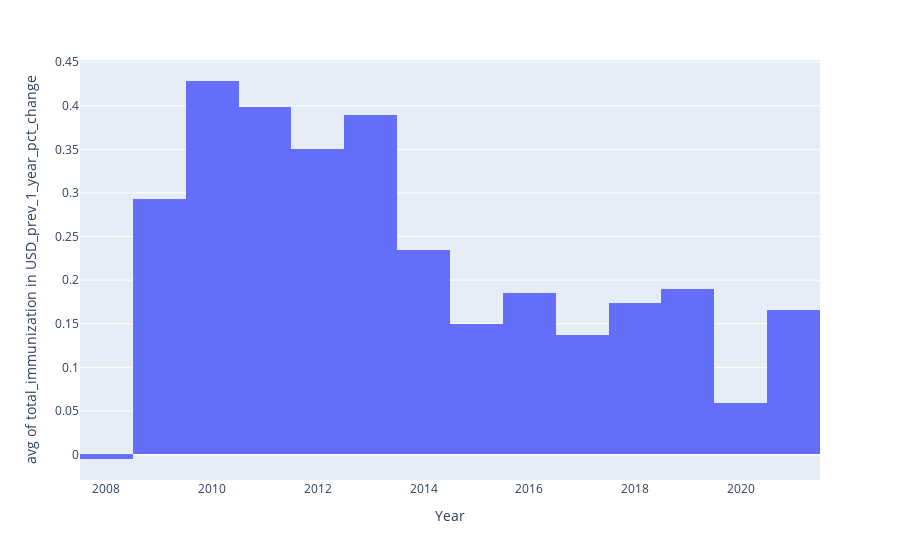

This figure's notebook cell:
### Code cell
fig = px.histogram(merged_df.dropna(subset=['total_immunization in USD_prev_1_year_pct_change']), x='Year', histfunc='avg', y='total_immunization in USD_prev_1_year_pct_change')
fig

### Figure 1 — Plotly figure (JSON) as saved in the notebook; plotly's stock layout.template omitted (floating-point values rounded to 4 significant figures; data arrays with more than 128 entries replaced by an {"elided": "..."} marker saying what was removed)
{"data": [{"alignmentgroup": "True", "bingroup": "x", "histfunc": "avg", "hovertemplate": "Year=%{x}<br>avg of total_immunization in USD_prev_1_year_pct_change=%{y}<extra></extra>", "legendgroup": "", "marker": {"color": "#636efa", "pattern": {"shape": ""}}, "name": "", "offsetgroup": "", "orientation": "v", "showlegend": false, "type": "histogram", "x": {"elided": "736 str values"}, "xaxis": "x", "y": {"elided": "736 float values"}, "yaxis": "y"}], "layout": {"barmode": "relative", "legend": {"tracegroupgap": 0}, "margin": {"t": 60}, "xaxis": {"anchor": "y", "domain": [0, 1], "title": {"text": "Year"}}, "yaxis": {"anchor": "x", "domain": [0, 1], "title": {"text": "avg of total_immunization in USD_prev_1_year_pct_change"}}}}
